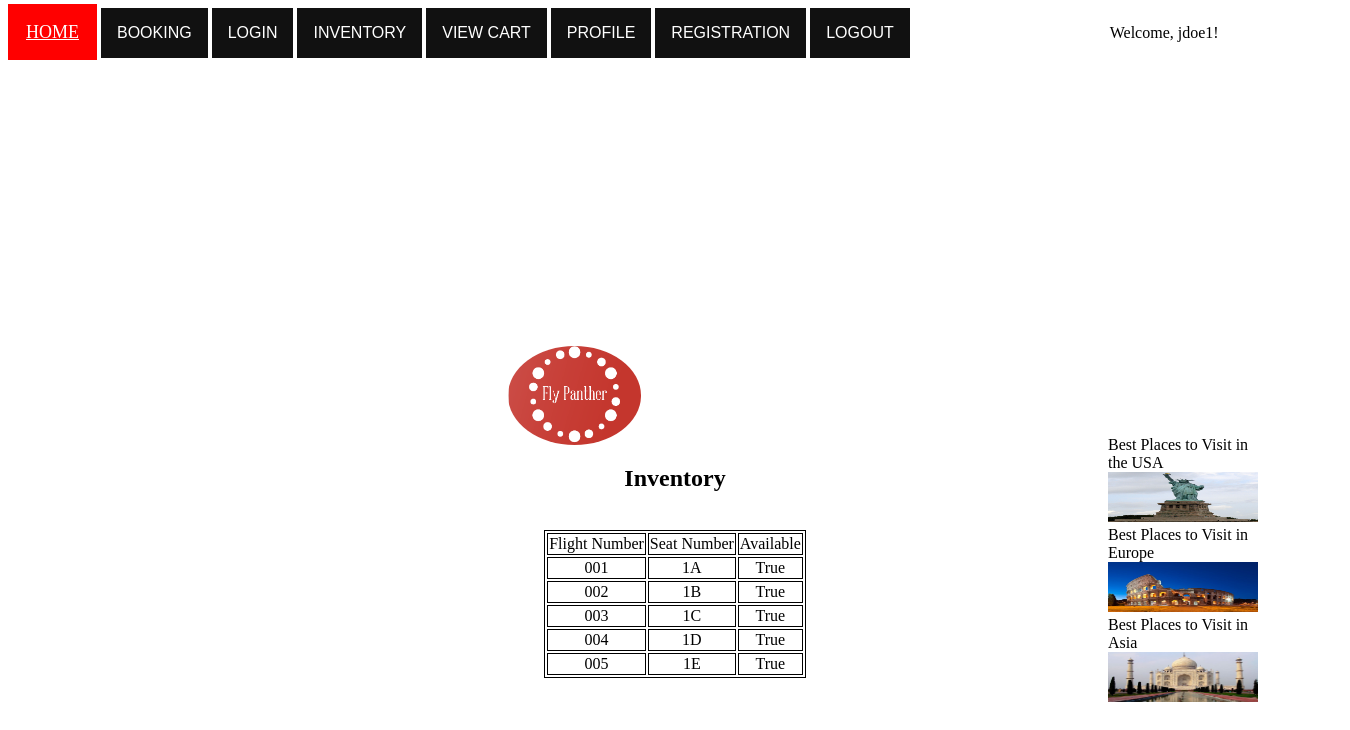
The app's page /inventory.php (signed in) with its own data.
### tables this page shows
CREATE TABLE `Inventory` (
  `FlightNumber` varchar(30) NOT NULL,
  `SeatNumber` varchar(30) NOT NULL,
  `Available` tinyint(1) NOT NULL DEFAULT '1'
);

### inventory.php (the view, shortened to what this page needs)
<?php
include 'header.php';
 include_once 'dbconnect.php';
 $result = mysqli_query($conn, "SELECT * FROM inventory");
?>
		<h2> Inventory</h2>
		<br>
		<div class="invTable">
		<table>
            <td>Flight Number</td>
            <td>Seat Number</td>
            <td>Available</td>
        <?php
			while($res = mysqli_fetch_array($result)) {
				echo "<tr>";
				echo "<td>".$res['FlightNumber']."</td>";
				echo "<td>".$res['SeatNumber']."</td>";
				if($res['Available'] == 1)
				{
					echo "<td>True</td>";
				}
				else
				{
					echo "<td>False</td>";
				}
			}
        ?>
		</table>
		</div>
	</body>
</html>

### home.css (style rules this page uses)
.invTable { text-align: center; margin-left: auto; margin-right: auto; }
table { text-align: center; margin-left: auto; margin-right: auto; border: 1px solid black; }
td { text-align: center; margin-left: auto; margin-right: auto; border: 1px solid black; }
h2 { text-align: center; }

### records on screen
inventory: FlightNumber "001", SeatNumber "1A", Available "True"
inventory: FlightNumber "002", SeatNumber "1B", Available "True"
inventory: FlightNumber "003", SeatNumber "1C", Available "True"
inventory: FlightNumber "004", SeatNumber "1D", Available "True"
inventory: FlightNumber "005", SeatNumber "1E", Available "True"

### other values on screen
$_SESSION['user'] "jdoe1"
